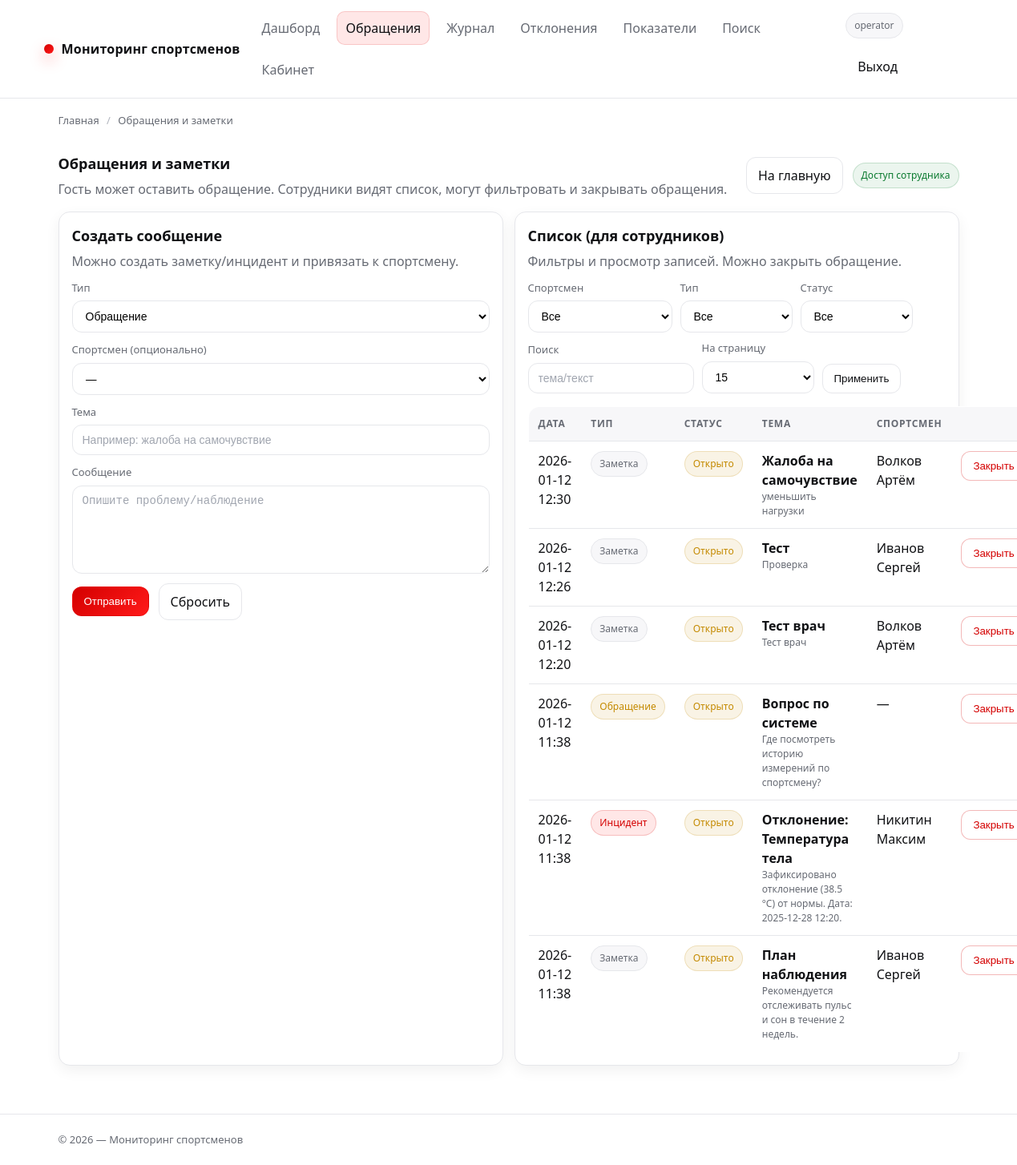
The app's page /feedback/ (signed in) with its own data.
### app/models.py (models this page shows, shortened)
class User(db.Model, UserMixin):
    __tablename__ = "users"
    id = db.Column(db.Integer, primary_key=True)
    username = db.Column(db.String(64), unique=True, nullable=False, index=True)
    email = db.Column(db.String(120), unique=True, nullable=True, index=True)
    password_hash = db.Column(db.String(255), nullable=False)
    role = db.Column(db.String(32), nullable=False, default=ROLE_USER, index=True)
    is_active = db.Column(db.Boolean, nullable=False, default=True)
    created_at = db.Column(db.DateTime, nullable=False, default=datetime.utcnow)
    last_login_at = db.Column(db.DateTime, nullable=True)
    measurements_created = db.relationship(
        "Measurement",
        back_populates="created_by",
        lazy="select",
    )
    feedback_created = db.relationship(
        "Feedback",
        back_populates="author",
        lazy="select",
    )
    exports_created = db.relationship(
        "ExportBatch",
        back_populates="created_by",
        lazy="select",
    )
    teams_managed = db.relationship(
        "Team",
        back_populates="coach",
        lazy="select",
    )
    alerts_closed = db.relationship(
        "Alert",
        back_populates="closed_by",
        lazy="select",
        foreign_keys="Alert.closed_by_id",
    )
    audit_events = db.relationship(
        "AuditLog",
        back_populates="user",
        lazy="select",
    )
    athlete = db.relationship(
        "Athlete",
        back_populates="user",
        uselist=False,
        lazy="select",
    )
    def has_role(self, *roles: str) -> bool:
        return self.role in roles

class Feedback(db.Model):
    __tablename__ = "feedback"
    id = db.Column(db.Integer, primary_key=True)
    athlete_id = db.Column(db.Integer, db.ForeignKey("athletes.id"), nullable=True, index=True)
    author_id = db.Column(db.Integer, db.ForeignKey("users.id"), nullable=True, index=True)
    kind = db.Column(db.String(32), nullable=False, default=FEEDBACK_KIND_NOTE, index=True)
    status = db.Column(db.String(32), nullable=False, default=ALERT_STATUS_OPEN, index=True)  # open/closed
    title = db.Column(db.String(160), nullable=False)
    message = db.Column(db.Text, nullable=False)
    created_at = db.Column(db.DateTime, nullable=False, default=datetime.utcnow, index=True)
    closed_at = db.Column(db.DateTime, nullable=True)
    athlete = db.relationship("Athlete", back_populates="feedback", lazy="select")
    author = db.relationship("User", back_populates="feedback_created", lazy="select")

class Athlete(db.Model):
    __tablename__ = "athletes"
    id = db.Column(db.Integer, primary_key=True)
    user_id = db.Column(db.Integer, db.ForeignKey("users.id"), nullable=True, unique=True, index=True)
    user = db.relationship("User", back_populates="athlete", lazy="select")
    full_name = db.Column(db.String(180), nullable=False, index=True)
    birth_date = db.Column(db.Date, nullable=True)
    gender = db.Column(db.String(16), nullable=True)  # "M"/"F"/etc
    team_id = db.Column(db.Integer, db.ForeignKey("teams.id"), nullable=True, index=True)
    team = db.relationship("Team", back_populates="athletes", lazy="select")
    notes = db.Column(db.Text, nullable=True)
    created_at = db.Column(db.DateTime, nullable=False, default=datetime.utcnow)
    is_active = db.Column(db.Boolean, nullable=False, default=True)
    measurements = db.relationship(
        "Measurement",
        back_populates="athlete",
        cascade="all, delete-orphan",
        lazy="select",
    )
    feedback = db.relationship(
        "Feedback",
        back_populates="athlete",
        lazy="select",
    )
    norms = db.relationship(
        "AthleteIndicatorNorm",
        back_populates="athlete",
        cascade="all, delete-orphan",
        lazy="select",
    )

### app/feedback.py (the view, shortened to what this page needs)
@bp.get("/")
def feedback_home():
    bc = crumbs(("Главная", url_for("routes.index")), ("Обращения и заметки", ""))
    athletes_query = Athlete.query.filter_by(is_active=True)
    if is_coach(current_user):
        team_ids = get_coach_team_ids(current_user)
        if team_ids:
            athletes_query = athletes_query.filter(Athlete.team_id.in_(team_ids))
    athletes = athletes_query.order_by(Athlete.full_name.asc()).all()
    is_staff = _is_staff_user()
    athlete_id = request.args.get("athlete_id", type=int)
    kind = (request.args.get("kind") or "").strip() or None
    status = (request.args.get("status") or "").strip() or None
    q = (request.args.get("q") or "").strip()
    page = clamp_int(request.args.get("page"), default=1, min_value=1, max_value=10_000)
    per_page = clamp_int(request.args.get("per_page"), default=15, min_value=5, max_value=100)
    items = []
    total = 0
    pages = 1
    if is_staff:
        query = Feedback.query.order_by(Feedback.created_at.desc())
        if is_coach(current_user):
            team_ids = get_coach_team_ids(current_user)
            if team_ids:
                query = query.join(Feedback.athlete).filter(Athlete.team_id.in_(team_ids))
        if athlete_id:
            query = query.filter(Feedback.athlete_id == athlete_id)
        if kind:
            query = query.filter(Feedback.kind == kind)
        if status:
            query = query.filter(Feedback.status == status)
        total = query.count()
        pages = (total + per_page - 1) // per_page if per_page else 1
        items = query.offset((page - 1) * per_page).limit(per_page).all()
    return render_template(
        "feedback.html",  # <-- актуальное имя по твоему скрину
        breadcrumbs=bc,
        athletes=athletes,
        is_staff=is_staff,
        items=items,
        pagination={
            "page": page,
            "per_page": per_page,
            "total": total,
            "pages": pages,
            "has_prev": page > 1,
            "has_next": page < pages,
            "prev_page": page - 1 if page > 1 else None,
            "next_page": page + 1 if page < pages else None,
        },
        filters={
            "athlete_id": athlete_id,
            "kind": kind or "",
            "status": status or "",
            "q": q,
        },
        kinds=[FEEDBACK_KIND_REQUEST, FEEDBACK_KIND_NOTE, FEEDBACK_KIND_INCIDENT],
        statuses=[ALERT_STATUS_OPEN, ALERT_STATUS_CLOSED],
    )

### app/templates/feedback.html (shortened to what this page needs)
{% extends "base.html" %}
{% block content %}
  <div class="row space-between">
    <div>
      <h1 class="card__title" style="margin:0;">Обращения и заметки</h1>
      <p class="card__subtitle" style="margin:6px 0 0;">
        Гость может оставить обращение. Сотрудники видят список, могут фильтровать и закрывать обращения.
      </p>
    </div>
    <div class="row">
      <a class="btn" href="{{ url_for('routes.index') }}">На главную</a>
      {% if is_staff %}
        <span class="badge badge--ok">Доступ сотрудника</span>
      {% else %}
        <span class="badge badge--warn">Публичная форма</span>
      {% endif %}
    </div>
  </div>
  <div class="grid grid--2 mt-16">
    <div class="card">
      <div class="card__body">
        <h2 class="card__title">Создать сообщение</h2>
        <p class="card__subtitle">
          {% if is_staff %}
            Можно создать заметку/инцидент и привязать к спортсмену.
          {% else %}
            Оставьте обращение (без привязки к спортсмену).
          {% endif %}
        </p>
        <form class="form mt-12" method="post" action="{{ url_for('feedback.feedback_create') }}">
          {% if is_staff %}
            <div class="field">
              <label>Тип</label>
              <select name="kind">
                <option value="request">Обращение</option>
              </select>
            </div>
            <div class="field">
              <label>Спортсмен (опционально)</label>
              <select name="athlete_id">
                <option value="">—</option>
              </select>
            </div>
          {% endif %}
          <div class="field">
            <label>Тема</label>
            <input class="input" name="title" required placeholder="Например: жалоба на самочувствие">
          </div>
          <div class="field">
            <label>Сообщение</label>
            <textarea name="message" required placeholder="Опишите проблему/наблюдение"></textarea>
          </div>
          <div class="row">
            <button class="btn btn--primary" type="submit">Отправить</button>
            <a class="btn" href="{{ url_for('feedback.feedback_home') }}">Сбросить</a>
          </div>
        </form>
      </div>
    </div>
    <div class="card">
      <div class="card__body">
        <h2 class="card__title">Список (для сотрудников)</h2>
        <p class="card__subtitle">
          {% if is_staff %}
            Фильтры и просмотр записей. Можно закрыть обращение.
          {% else %}
            Доступно только сотрудникам (врач/тренер/админ/оператор).
          {% endif %}
        </p>
        {% if is_staff %}
          <form class="filters mt-12" method="get" action="{{ url_for('feedback.feedback_home') }}" data-autosubmit="1">
            <div class="field">
              <label>Спортсмен</label>
              <select name="athlete_id">
                <option value="">Все</option>
              </select>
            </div>
            <div class="field field--sm">
              <label>Тип</label>
              <select name="kind">
                <option value="" {% if not filters.kind %}selected{% endif %}>Все</option>
              </select>
            </div>
            <div class="field field--sm">
              <label>Статус</label>
              <select name="status">
                <option value="" {% if not filters.status %}selected{% endif %}>Все</option>
              </select>
            </div>
            <div class="field">
              <label>Поиск</label>
              <input class="input" name="q" value="{{ filters.q }}" placeholder="тема/текст">
            </div>
            <div class="field field--sm">
              <label>На страницу</label>
              <select name="per_page">
                {% for n in [10,15,25,50,100] %}
                  <option value="{{ n }}" {% if pagination.per_page==n %}selected{% endif %}>{{ n }}</option>
                {% endfor %}
              </select>
            </div>
            <div class="actions">
              <button class="btn" type="submit">Применить</button>
            </div>
          </form>
          {% if items and items|length > 0 %}
            <table class="table mt-16">
              <thead>
                <tr>
                  <th>Дата</th>
                  <th>Тип</th>
                  <th>Статус</th>
                  <th>Тема</th>
                  <th>Спортсмен</th>
                  <th></th>
                </tr>
              </thead>
              <tbody>
                {% for f in items %}
                  <tr>
                    <td>{{ f.created_at.strftime('%Y-%m-%d %H:%M') }}</td>
                    <td>
                      {% if f.kind == 'incident' %}
                        <span class="badge badge--bad">Инцидент</span>
                      {% elif f.kind == 'note' %}
                        <span class="badge">Заметка</span>
                      {% else %}
                        <span class="badge badge--warn">Обращение</span>
                      {% endif %}
                    </td>
                    <td>
                      {% if f.status == 'closed' %}
                        <span class="badge badge--ok">Закрыто</span>
                      {% else %}
                        <span class="badge badge--warn">Открыто</span>
                      {% endif %}
                    </td>
                    <td>
                      <b>{{ f.title }}</b>
                      <div style="color: var(--muted); font-size: 12px;">
                        {{ f.message[:140] }}{% if f.message and f.message|length > 140 %}…{% endif %}
                      </div>
                    </td>
                    <td>
                      {% if f.athlete %}
                        <a href="{{ url_for('routes.product', athlete_id=f.athlete.id) }}">{{ f.athlete.full_name }}</a>
                      {% else %}
                        —
                      {% endif %}
                    </td>
                    <td style="text-align:right;">
                      {% if f.status != 'closed' %}
                        <form method="post" action="{{ url_for('feedback.feedback_close', fb_id=f.id) }}" style="display:inline;">
                          <button class="btn btn--danger" type="submit" data-confirm="Закрыть обращение?">Закрыть</button>
                        </form>
                      {% else %}
                        <span class="badge badge--ok">OK</span>
                      {% endif %}
                    </td>
                  </tr>
                {% endfor %}
              </tbody>
            </table>
          {% else %}
            <p class="mt-16" style="margin:0; color: var(--muted);">Записей нет.</p>
          {% endif %}
        {% endif %}
      </div>
    </div>
  </div>
{% endblock %}

### app/templates/partials/_nav.html (shortened to what this page needs)
<header class="header">
  <div class="container header__inner">
    <a class="brand" href="{{ url_for('routes.index') }}">
      <span class="brand__dot" aria-hidden="true"></span>
      <span>{{ APP_TITLE or "Мониторинг спортсменов" }}</span>
    </a>
    <nav class="nav" aria-label="Навигация">
      {% if is_authenticated %}
        <a href="{{ url_for('routes.index') }}"
           class="{% if request.endpoint == 'routes.index' %}is-active{% endif %}">
          Дашборд
        </a>
      {% endif %}
      <a href="{{ url_for('feedback.feedback_home') }}"
         class="{% if request.endpoint and request.endpoint.startswith('feedback.') %}is-active{% endif %}">
        Обращения
      </a>
      {% if is_staff %}
        <a href="{{ url_for('routes.catalog') }}"
           class="{% if request.endpoint == 'routes.catalog' %}is-active{% endif %}">
          Журнал
        </a>
        <a href="{{ url_for('routes.offers') }}"
           class="{% if request.endpoint == 'routes.offers' %}is-active{% endif %}">
          Отклонения
        </a>
        {% if is_admin or is_doctor or is_operator %}
          <a href="{{ url_for('routes.categories') }}"
             class="{% if request.endpoint == 'routes.categories' %}is-active{% endif %}">
            Показатели
          </a>
        {% endif %}
        <a href="{{ url_for('routes.search') }}"
           class="{% if request.endpoint == 'routes.search' %}is-active{% endif %}">
          Поиск
        </a>
      {% endif %}
      {% if current_user.is_authenticated %}
        <a href="{{ url_for('cabinet.cabinet_home') }}"
           class="{% if request.endpoint and request.endpoint.startswith('cabinet.') %}is-active{% endif %}">
          Кабинет
        </a>
      {% endif %}
    </nav>
    <div class="row">
      {% if current_user.is_authenticated %}
        <span class="badge" data-tip="Роль: {{ current_user.role }}">
          {{ current_user.username }}
        </span>
        <a class="btn btn--ghost" href="{{ url_for('auth.logout') }}">Выход</a>
      {% else %}
        <a class="btn" href="{{ url_for('auth.login') }}">Вход</a>
        <a class="btn btn--primary" href="{{ url_for('auth.register') }}">Регистрация</a>
      {% endif %}
    </div>
  </div>
</header>

### records on screen
User: username "operator"
Feedback: created_at "2026-01-12 12:30", kind "Заметка", status "Открыто", title "Жалоба на самочувствие", message "уменьшить нагрузки", athlete.full_name "Волков Артём"
Feedback: created_at "2026-01-12 12:26", kind "Заметка", status "Открыто", title "Тест", message "Проверка", athlete.full_name "Иванов Сергей"
Feedback: created_at "2026-01-12 12:20", kind "Заметка", status "Открыто", title "Тест врач", message "Тест врач", athlete.full_name "Волков Артём"
Feedback: created_at "2026-01-12 11:38", kind "Обращение", status "Открыто", title "Вопрос по системе", message "Где посмотреть историю измерений по спортсмену?"
Feedback: created_at "2026-01-12 11:38", kind "Инцидент", status "Открыто", title "Отклонение: Температура тела", message "Зафиксировано отклонение (38.5 °C) от нормы. Дата: 2025-12-28 12:20.", athlete.full_name "Никитин Максим"
Feedback: created_at "2026-01-12 11:38", kind "Заметка", status "Открыто", title "План наблюдения", message "Рекомендуется отслеживать пульс и сон в течение 2 недель.", athlete.full_name "Иванов Сергей"

### other values on screen
{{ APP_TITLE or "Мониторинг спортсменов" }} "Мониторинг спортсменов"
{{ item.title }} "Главная"
{{ item.title }} "Обращения и заметки"
{{ APP_TITLE or "Мониторинг показателей здоровья спортсменов" }} "Мониторинг спортсменов"
form field per_page "15"
